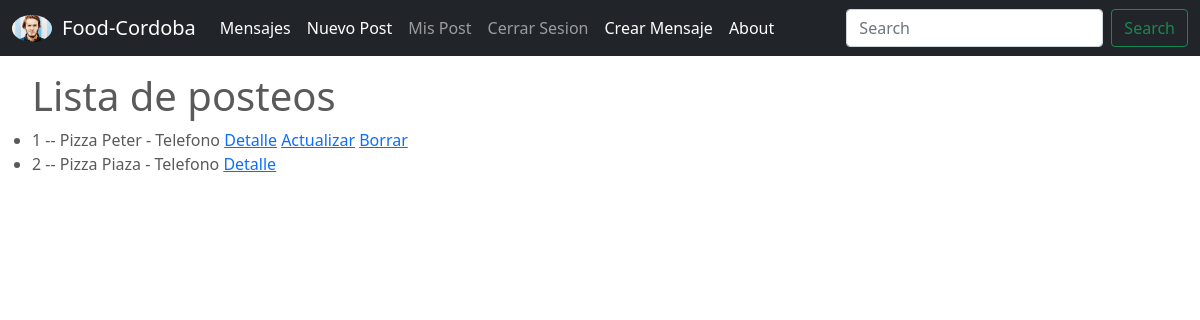
/post/list (signed in), run on the app's committed database.
### food_cordoba/models.py (models this page shows)
class Profile(models.Model):
    user = models.OneToOneField(to=User, on_delete=models.CASCADE, related_name="profile")
    contact = models.CharField(max_length=100)
    imagen = models.ImageField(upload_to='profiles')

class Post(models.Model):
    nombre = models.CharField(max_length=100)
    descripcion = models.CharField(max_length=300)
    publicador = models.ForeignKey(to=User, on_delete=models.CASCADE, related_name='puclicador')
    imagen = models.ImageField(upload_to='posts')
    creado_el = models.DateTimeField(auto_now_add=True)
    def __str__(self):
        return f"{self.id} -- {self.nombre} - {self.descripcion}"

### food_cordoba/views.py (the view)
# urls.py: path('post/list', PostList.as_view(), name="post-list"),
class PostList(ListView):
    model = Post

### food_cordoba/templates/food_cordoba/post_list.html (shortened to what this page needs)
{% extends "food_cordoba/base.html" %}
{% block main %}
<ul>
    <br>
    <h1>Lista de posteos</h1>
    {% for post in object_list  %}
    <li>
        {{post}}
        <a href="{% url 'post-detail' post.id %}" > Detalle</a>
        {% if user.is_authenticated and post.publicador == user %}
            <a href="{% url 'post-update' post.id %}" > Actualizar</a>
            <a href="{% url 'post-delete' post.id %}" > Borrar</a>
        {% endif %}
    </li>
    {% endfor %}
</ul>
{% endblock %}

### food_cordoba/templates/food_cordoba/base.html (shortened to what this page needs)
<!DOCTYPE html>
<html lang="en">
<head>
    {% load static %}
<link href="{% static 'food_cordoba/css/bootstrap.min.css' %}" rel="stylesheet">
    <link href="{% static 'food_cordoba/css/carousel.css' %}" rel="stylesheet">
  </head>
    <body>
      <header>
        <nav class="navbar navbar-expand-md navbar-dark fixed-top bg-dark">
          <div class="container-fluid">
            {% if user.profile.id%}
              <a href="{% url 'profile-update' user.profile.id %}">
              <img src="{{ user.profile.imagen.url }} " heigth="100%" width="40px" style="border-radius: 50%; margin-right: 10px;">
              </a>
            {% endif %}
            <a class="navbar-brand" href="{% url 'index' %}">Food-Cordoba</a>
            <div class="collapse navbar-collapse" id="navbarCollapse">
              <ul class="navbar-nav me-auto mb-2 mb-md-0">
                {% if user.is_authenticated %}
                <li class="nav-item">
                  <a class="nav-link active" aria-current="page" href="{% url 'mensaje-list' %}">Mensajes</a>
                </li>
                  <li class="nav-item">
                    <a class="nav-link active" aria-current="page" href="{% url 'post-create' %}">Nuevo Post</a>
                  </li>
                  <li class="nav-item">
                    <a class="nav-link" href="{% url 'post-list' %}">Mis Post</a>
                  </li>
                  <li class="nav-item">
                    <a class="nav-link" href="{% url 'logout' %} "> Cerrar Sesion</a>
                  </li>
                {% endif %}
                  <li class="nav-item">
                    <a class="nav-link active" href="{% url 'mensaje-create' %}">Crear Mensaje</a>
                  </li>
                  <li class="nav-item">
                    <a class="nav-link active" href="{% url 'about' %}">About</a>
                  </li>
              </ul>
              <form class="d-flex">
                <input class="form-control me-2" type="search" placeholder="Search" aria-label="Search">
                <button class="btn btn-outline-success" type="submit">Search</button>
              </form>
            </div>
          </div>
        </nav>
      </header>
      {% block main %}
      {% endblock %}
  </body>
</html>

### food_cordoba/static/food_cordoba/css/carousel.css (style rules this page uses)
body { padding-top: 3rem; padding-bottom: 3rem; color: #5a5a5a; }

### data on the page
Post: id+nombre+descripcion "1 -- Pizza Peter - Telefono", shows "Actualizar"
Post: id+nombre+descripcion "2 -- Pizza Piaza - Telefono"
